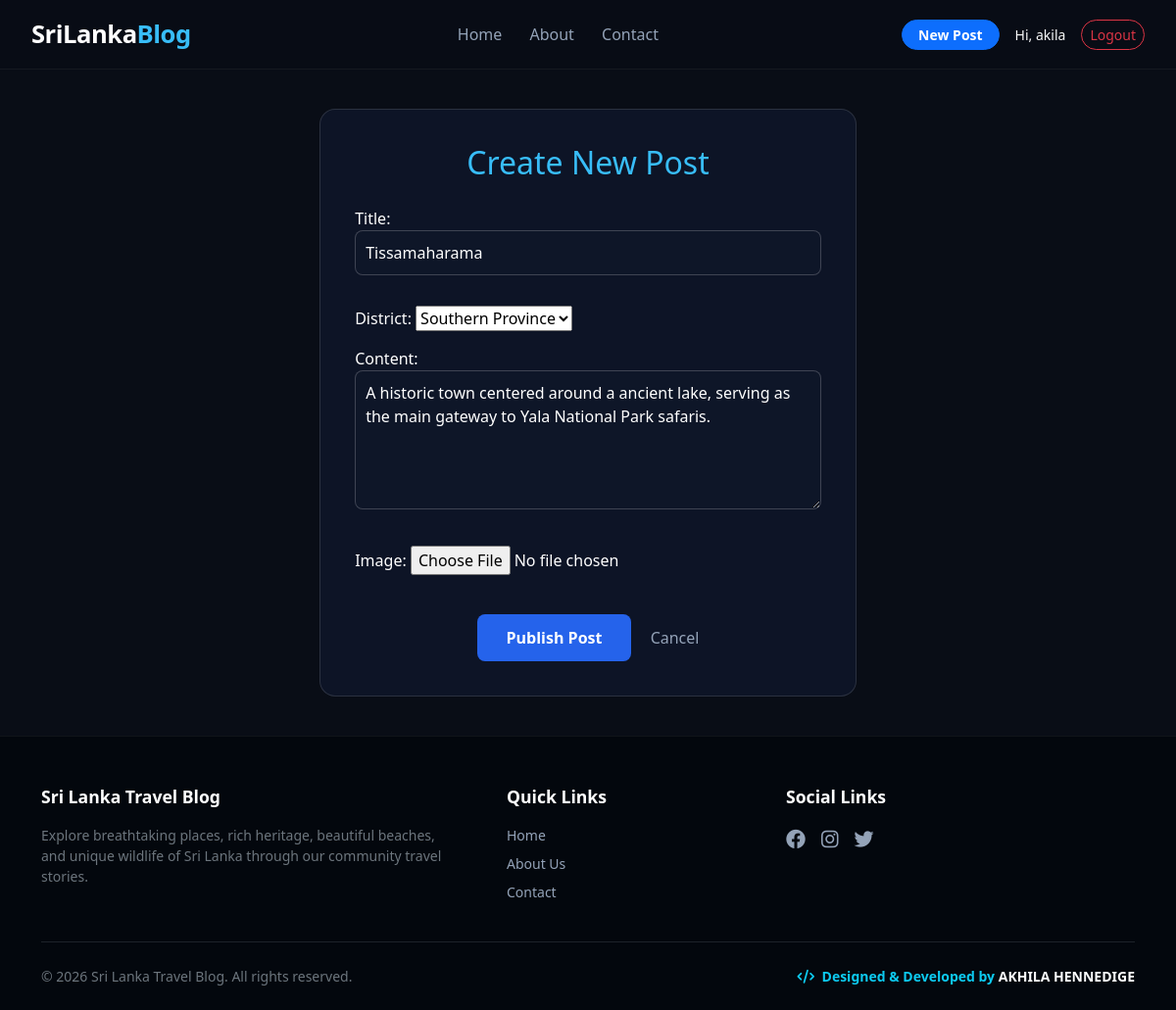
The app's page /post/19/edit/ (signed in) with its own data.
### blog/models.py (models this page shows, shortened)
class Post(models.Model):
    CATEGORY_CHOICES = [
        ('Travel', 'Travel'),
        ('Culture', 'Culture'),
        ('Food', 'Food'),
    ]
    title = models.CharField(max_length=200)
    slug = models.SlugField(max_length=200, blank=True)
    content = models.TextField()
    image = models.ImageField(upload_to='blog_images/', blank=True, null=True)
    category = models.CharField(max_length=50, choices=CATEGORY_CHOICES, default='Travel')
    district = models.ForeignKey(District, on_delete=models.CASCADE, related_name='places', null=True, blank=True)
    created_at = models.DateTimeField(auto_now_add=True)
    author = models.ForeignKey(User, on_delete=models.CASCADE)
    likes = models.ManyToManyField(User, related_name='blog_likes', blank=True)

### blog/views.py (the view)
# urls.py: path('post/<int:pk>/edit/', views.post_edit, name='post_edit'),
def post_edit(request, pk):
    post = get_object_or_404(Post, pk=pk)
    if post.author != request.user:
        raise PermissionDenied
    if request.method == "POST":
        form = PostForm(request.POST, request.FILES, instance=post)
        if form.is_valid():
            post = form.save()
            messages.success(request, "Post updated successfully!")
            return redirect('post_detail', pk=post.pk)
    else:
        form = PostForm(instance=post)
    return render(request, 'blog/post_form.html', {'form': form, 'title': 'Edit Post'})

### blog/forms.py
class PostForm(forms.ModelForm):
    class Meta:
        model = Post
        fields = ['title', 'district', 'content', 'image']
        widgets = {
            'title': forms.TextInput(attrs={'style': 'width: 100%; padding: 10px; border-radius: 8px; background: rgba(15,23,42,0.8); color: #fff; border: 1px solid rgba(255,255,255,0.2); margin-bottom: 15px;'}),
            'category': forms.TextInput(attrs={'style': 'width: 100%; padding: 10px; border-radius: 8px; background: rgba(15,23,42,0.8); color: #fff; border: 1px solid rgba(255,255,255,0.2); margin-bottom: 15px;'}),
            'content': forms.Textarea(attrs={'rows': 5, 'style': 'width: 100%; padding: 10px; border-radius: 8px; background: rgba(15,23,42,0.8); color: #fff; border: 1px solid rgba(255,255,255,0.2); margin-bottom: 15px;'}),
            'image': forms.FileInput(attrs={'style': 'margin-bottom: 15px; color: #fff;'}),
        }

### blog/models.py (called while the page is built)
    def __str__(self):
        return self.name

### blog/templates/blog/post_form.html (shortened to what this page needs)
{% extends 'blog/base.html' %}
{% block content %}
<div style="max-width: 650px; margin: 40px auto; background: rgba(15, 23, 42, 0.85); border: 1px solid rgba(255, 255, 255, 0.12); border-radius: 16px; padding: 35px; color: #fff;">
    <h2 style="color: #38bdf8; margin-bottom: 25px; text-align: center;"> Create New Post</h2>
    <form method="POST" enctype="multipart/form-data">
        {{ form.as_p }}
        <div style="text-align: center; margin-top: 25px;">
            <button type="submit" style="background: #2563eb; color: #fff; border: none; padding: 12px 30px; border-radius: 8px; font-weight: bold; cursor: pointer; font-size: 16px;">Publish Post</button>
            <a href="{% url 'post_list' %}" style="margin-left: 15px; color: #94a3b8; text-decoration: none;">Cancel</a>
        </div>
    </form>
</div>
{% endblock %}

### blog/templates/blog/base.html (shortened to what this page needs)
<!DOCTYPE html>
<html lang="en">
<head>
    <link href="https://cdn.jsdelivr.net/npm/bootstrap@5.3.0/dist/css/bootstrap.min.css" rel="stylesheet">
    <link rel="stylesheet" href="https://cdnjs.cloudflare.com/ajax/libs/font-awesome/6.4.0/css/all.min.css">
</head>
<body>
    <nav class="custom-navbar d-flex justify-content-between align-items-center">
        <a href="{% url 'post_list' %}" class="navbar-brand-custom">SriLanka<span>Blog</span></a>
        <div>
            <a href="{% url 'post_list' %}" class="nav-link-custom">Home</a>
            <a href="{% url 'about' %}" class="nav-link-custom">About</a>
            <a href="{% url 'contact' %}" class="nav-link-custom">Contact</a>
        </div>
        <div class="d-flex align-items-center gap-3">
            {% if user.is_authenticated %}
                <a href="{% url 'post_create' %}" class="btn btn-sm btn-primary px-3 rounded-pill fw-bold">New Post</a>
                <span class="small text-light">Hi, {{ user.username }}</span>
                <form method="post" action="{% url 'logout' %}" class="d-inline">
                    <button type="submit" class="btn btn-sm btn-outline-danger rounded-pill">Logout</button>
                </form>
            {% else %}
                <a href="{% url 'login' %}" class="btn btn-sm btn-outline-light rounded-pill px-4">Login</a>
            {% endif %}
        </div>
    </nav>
    {% block content %}
    {% endblock %}
    <footer>
        <div class="container">
            <div class="row gy-4">
                <div class="col-md-5">
                    <div class="footer-title">Sri Lanka Travel Blog</div>
                    <p class="small text-secondary pe-md-4">Explore breathtaking places, rich heritage, beautiful beaches, and unique wildlife of Sri Lanka through our community travel stories.</p>
                </div>
                <div class="col-md-3">
                    <div class="footer-title">Quick Links</div>
                    <ul class="list-unstyled small">
                        <li class="mb-2"><a href="{% url 'post_list' %}" class="footer-link">Home</a></li>
                        <li class="mb-2"><a href="{% url 'about' %}" class="footer-link">About Us</a></li>
                        <li><a href="{% url 'contact' %}" class="footer-link">Contact</a></li>
                    </ul>
                </div>
                <div class="col-md-4">
                    <div class="footer-title">Social Links</div>
                    <div class="d-flex gap-3">
                        <a href="#" class="footer-link fs-5"><i class="fab fa-facebook"></i></a>
                        <a href="#" class="footer-link fs-5"><i class="fab fa-instagram"></i></a>
                        <a href="#" class="footer-link fs-5"><i class="fab fa-twitter"></i></a>
                    </div>
                </div>
            </div>
            <div class="text-center small text-secondary pt-4 mt-4 border-top border-secondary border-opacity-25 d-flex justify-content-between align-items-center flex-wrap">
                <span>© {% now "Y" %} Sri Lanka Travel Blog. All rights reserved.</span>
                <span class="text-info fw-semibold"><i class="fas fa-code me-1"></i> Designed & Developed by <strong class="text-white">AKHILA HENNEDIGE</strong></span>
            </div>
        </div>
    </footer>
</body>
</html>

### blog/templates/blog/base.html (style rules this page uses)
:root { --primary-bg: #090d16; --accent-color: #38bdf8; --text-main: #f8fafc; --text-sub: #94a3b8; }
body { font-family: 'Segoe UI', Tahoma, Geneva, Verdana, sans-serif; color: var(--text-main); background-color: var(--primary-bg); min-height: 100vh; display: flex; flex-direction: column; margin: 0; overflow-x: hidden; }
.custom-navbar { background: rgba(9, 13, 22, 0.7); backdrop-filter: blur(15px); -webkit-backdrop-filter: blur(15px); border-bottom: 1px solid rgba(255, 255, 255, 0.05); padding: 1rem 2rem; position: sticky; top: 0; z-index: 1000; }
.navbar-brand-custom { font-size: 1.6rem; font-weight: 800; color: #ffffff; text-decoration: none; letter-spacing: -0.5px; }
.navbar-brand-custom span { color: var(--accent-color); }
.nav-link-custom { color: var(--text-sub); text-decoration: none; font-weight: 500; margin-left: 1.5rem; transition: color 0.2s; }
footer { background: rgba(4, 7, 13, 0.95); border-top: 1px solid rgba(255, 255, 255, 0.05); padding: 3rem 0 1.5rem 0; margin-top: auto; }
.footer-title { font-size: 1.1rem; font-weight: 700; color: #ffffff; margin-bottom: 1rem; }
.footer-link { color: var(--text-sub); text-decoration: none; transition: color 0.2s; }

### records on screen
Post: title "Tissamaharama", district "Southern Province", content "A historic town centered around a ancient lake, serving as the main gateway to Yala National Park safaris."

### other values on screen
{{ user.username }} "akila"
